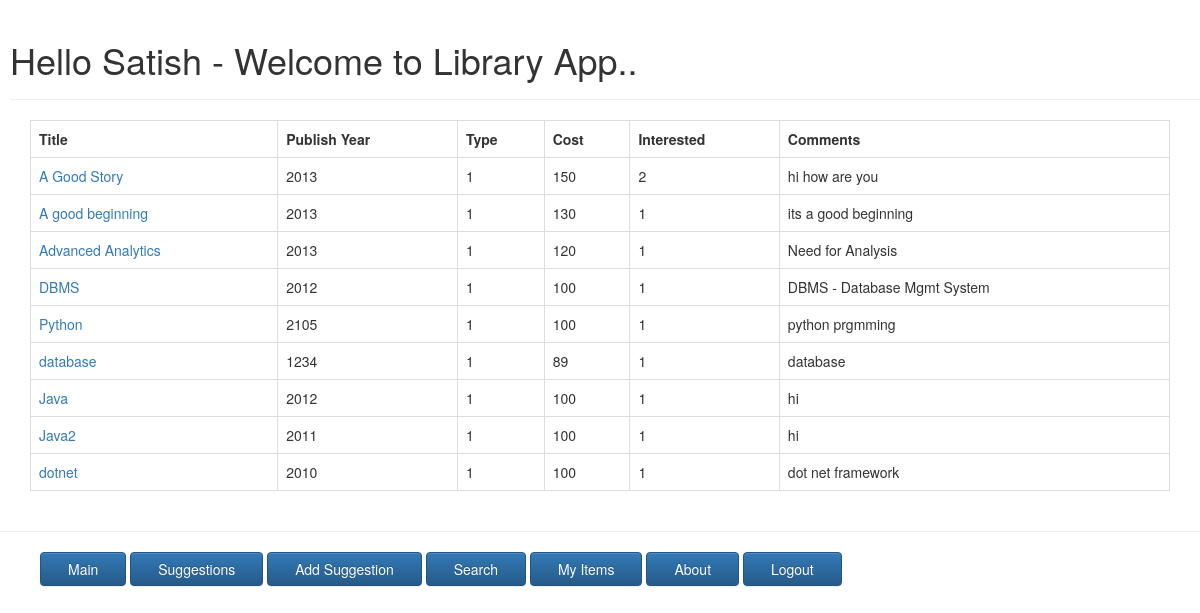
The page /libapp/suggestions/ (signed in) on the database its author committed.
### libapp/models.py (models this page shows, shortened)
class Suggestion(models.Model):
    TYPE_CHOICES = (
        (1, 'Book'),
        (2,'DVD'),
        (3, 'Other'),
    )
    title = models.CharField(max_length=100)
    author = models.CharField(max_length=100,null=True, blank=True)
    edition = models.CharField(max_length=100,null=True, blank=True)
    publication = models.CharField(max_length=100,null=True, blank=True)
    pubyr = models.IntegerField(null=True, blank=True)
    type = models.IntegerField(default=1, choices=TYPE_CHOICES)
    cost = models.IntegerField()
    num_interested = models.IntegerField()
    comments = models.TextField()

### libapp/views.py (the view)
def suggestions(request):
    suggestionlist = Suggestion.objects.all()[:10]
    return render(request, 'libapp_templates/suggestions.html', {'itemlist':suggestionlist,'user':request.user})

### libapp/templates/libapp_templates/suggestions.html
{% extends 'libapp_templates/base.html' %}
{% block body_block %}
    <table class="table table-bordered table-hover table-responsive">
    <tr>
        <th>Title</th>
        <th>Publish Year</th>
        <th>Type</th>
        <th>Cost</th>
        <th>Interested</th>
        <th>Comments</th>
    </tr>
    {% for item in itemlist %}
    <tr>
        <td><a href="{%url 'libapp:sug_detail' item.id %}">{{ item.title }}</a></td>
        <td>{{ item.pubyr }}</td>
        <td>{{ item.type }}</td>
        <td>{{ item.cost }}</td>
        <td>{{ item.num_interested }}</td>
        <td>{{ item.comments }}</td>
    </tr>
    {% endfor %}
    </table>
{% endblock %}

### libapp/templates/libapp_templates/base.html (shortened to what this page needs)
<!DOCTYPE html>
{% load staticfiles %}
<html>
    <head>
        <link rel="stylesheet" type="text/css" href="{% static 'css/style.css' %}" />
        <link rel="stylesheet" href="//maxcdn.bootstrapcdn.com/bootstrap/3.2.0/css/bootstrap.min.css">
        <link rel="stylesheet" href="//maxcdn.bootstrapcdn.com/bootstrap/3.2.0/css/bootstrap-theme.min.css">
    </head>
    <body>
        {% if user.is_authenticated %}
            <div>
                <div class="page-header" style="margin-left:10px; ">
                    <h1>{% block myhdg %}Hello {{ user.first_name }}  - Welcome to Library App..{% endblock %}</h1>
                </div>
                <div class="content container">
                    {% block body_block %}*** {% endblock %}
                </div>
            </div>
            <hr />
            <div>
                <ul>
                    <button class="btn btn-primary" type="button">
                        <li class="hbar1"><a style="color:#fff;" href="{% url 'libapp:index' %}"> Main</a></li>
                     </button>
                    <button class="btn btn-primary" type="button">
                        <li class="hbar1"><a style="color:#fff;"  href="{% url 'libapp:suggestion' %}">Suggestions</a></li>
                     </button>
                    <button class="btn btn-primary" type="button">
                        <li class="hbar1"><a style="color:#fff;" href="{% url 'libapp:newitem' %}">Add Suggestion</a></li>
                     </button>
                    <button class="btn btn-primary" type="button">
                        <li class="hbar1"><a style="color:#fff;" href="{% url 'libapp:searchlib' %}">Search</a></li>
                     </button>
                    <button class="btn btn-primary" type="button">
                        <li class="hbar1"><a style="color:#fff;" href="{% url 'libapp:myitems' %}">My Items</a></li>
                     </button>
                    <button class="btn btn-primary" type="button">
                        <li class="hbar1"><a style="color:#fff;" href="/libapp/about/">About</a></li>
                     </button>
                    <button class="btn btn-primary" type="button">
                        <li class="hbar1"><a style="color:#fff;" href="{% url 'libapp:logout' %}">Logout</a></li>
                     </button>
                </ul>
            </div>
        {% endif %}
    </body>
</html>

### libapp/static/css/style.css (style rules this page uses)
.hbar1 { display: inline; margin: 15px; }
.content { margin-left: 40px; }

### rows shown on the page
Suggestion: title "A Good Story", pubyr "2013", type "1", cost "150", num_interested "2", comments "hi how are you"
Suggestion: title "A good beginning", pubyr "2013", type "1", cost "130", num_interested "1", comments "its a good beginning"
Suggestion: title "Advanced Analytics", pubyr "2013", type "1", cost "120", num_interested "1", comments "Need for Analysis"
Suggestion: title "DBMS", pubyr "2012", type "1", cost "100", num_interested "1", comments "DBMS - Database Mgmt System"
Suggestion: title "Python", pubyr "2105", type "1", cost "100", num_interested "1", comments "python prgmming"
Suggestion: title "database", pubyr "1234", type "1", cost "89", num_interested "1", comments "database"
Suggestion: title "Java", pubyr "2012", type "1", cost "100", num_interested "1", comments "hi"
Suggestion: title "Java2", pubyr "2011", type "1", cost "100", num_interested "1", comments "hi"
Suggestion: title "dotnet", pubyr "2010", type "1", cost "100", num_interested "1", comments "dot net framework"

### other values the page prints
{{ user.first_name }} "Satish"
